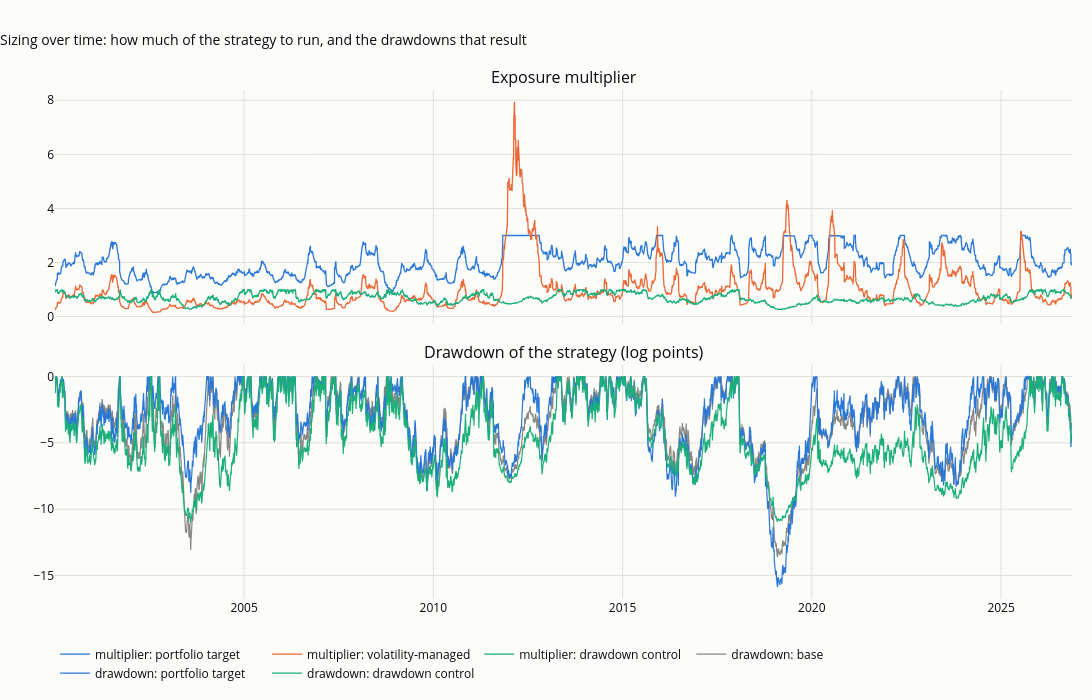

Here is the notebook cell this chart was saved with:
### Code cell
fig = make_subplots(rows=2, cols=1, shared_xaxes=True, vertical_spacing=0.08,
                    subplot_titles=("Exposure multiplier", "Drawdown of the strategy (log points)"))
for j, c_ in enumerate(mult.columns):
    fig.add_scatter(x=mult.index, y=mult[c_], name=f"multiplier: {c_}", mode="lines", line=dict(width=1.3, color=SERIES[j]), row=1, col=1)
for j, (nm, x) in enumerate((("base", base), ("portfolio target", same_vol(port_target, base)), ("drawdown control", same_vol(dd_ctrl, base)))):
    cum = x.loc[START:].cumsum()
    fig.add_scatter(x=cum.index, y=100 * (cum - cum.cummax()), name=f"drawdown: {nm}", mode="lines", line=dict(width=1.2, color=[MUTED, SERIES[0], SERIES[2]][j]), row=2, col=1)
fig.update_layout(title="Sizing over time: how much of the strategy to run, and the drawdowns that result", height=700, width=1150,
                  margin=dict(t=90), legend=dict(orientation="h", y=-0.08, x=0))
save_figure(fig, "09_01_over_time", FIG)
fig

### Figure 1 — Plotly figure (JSON) as saved in the notebook; plotly's stock layout.template omitted (floating-point values rounded to 4 significant figures; data arrays with more than 128 entries replaced by an {"elided": "..."} marker saying what was removed)
{"data": [{"line": {"color": "#2a78d6", "width": 1.3}, "mode": "lines", "name": "multiplier: portfolio target", "type": "scatter", "x": {"elided": "6759 str values"}, "xaxis": "x", "y": {"elided": "6759 float values"}, "yaxis": "y"}, {"line": {"color": "#eb6834", "width": 1.3}, "mode": "lines", "name": "multiplier: volatility-managed", "type": "scatter", "x": {"elided": "6759 str values"}, "xaxis": "x", "y": {"elided": "6759 float values"}, "yaxis": "y"}, {"line": {"color": "#1baf7a", "width": 1.3}, "mode": "lines", "name": "multiplier: drawdown control", "type": "scatter", "x": {"elided": "6759 str values"}, "xaxis": "x", "y": {"elided": "6759 float values"}, "yaxis": "y"}, {"line": {"color": "#898781", "width": 1.2}, "mode": "lines", "name": "drawdown: base", "type": "scatter", "x": {"elided": "6759 str values"}, "xaxis": "x2", "y": {"elided": "6759 float values"}, "yaxis": "y2"}, {"line": {"color": "#2a78d6", "width": 1.2}, "mode": "lines", "name": "drawdown: portfolio target", "type": "scatter", "x": {"elided": "6759 str values"}, "xaxis": "x2", "y": {"elided": "6759 float values"}, "yaxis": "y2"}, {"line": {"color": "#1baf7a", "width": 1.2}, "mode": "lines", "name": "drawdown: drawdown control", "type": "scatter", "x": {"elided": "6759 str values"}, "xaxis": "x2", "y": {"elided": "6759 float values"}, "yaxis": "y2"}], "layout": {"annotations": [{"font": {"size": 16}, "showarrow": false, "text": "Exposure multiplier", "x": 0.5, "xanchor": "center", "xref": "paper", "y": 1.0, "yanchor": "bottom", "yref": "paper"}, {"font": {"size": 16}, "showarrow": false, "text": "Drawdown of the strategy (log points)", "x": 0.5, "xanchor": "center", "xref": "paper", "y": 0.46, "yanchor": "bottom", "yref": "paper"}], "height": 700, "legend": {"orientation": "h", "x": 0, "y": -0.08}, "margin": {"t": 90}, "title": {"text": "Sizing over time: how much of the strategy to run, and the drawdowns that result"}, "width": 1150, "xaxis": {"anchor": "y", "domain": [0.0, 1.0], "matches": "x2", "showticklabels": false}, "xaxis2": {"anchor": "y2", "domain": [0.0, 1.0]}, "yaxis": {"anchor": "x", "domain": [0.54, 1.0]}, "yaxis2": {"anchor": "x2", "domain": [0.0, 0.46]}}}
